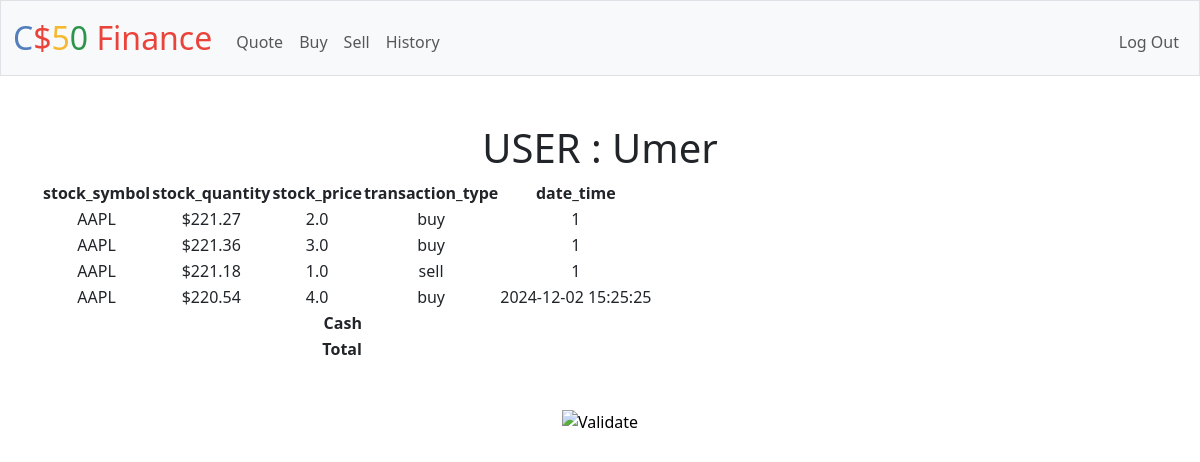
Screenshot of /history (signed in) with the database file from the repository.
### tables this page shows
CREATE TABLE users (id INTEGER PRIMARY KEY AUTOINCREMENT NOT NULL, username TEXT NOT NULL, hash TEXT NOT NULL, cash NUMERIC NOT NULL DEFAULT 10000.00);

CREATE TABLE orders ( user_id TEXT, stock_symbol TEXT, stock_price REAL, stock_quantity REAL, transaction_type TEXT, date_time TEXT );

### app.py (the view)
@app.route("/history")
@login_required
def history():
    Username = (db.execute("SELECT username FROM users WHERE id = ?", session["user_id"]))
    Username = Username[0]['username']
    transactions = (db.execute(
        "SELECT stock_symbol, stock_price, stock_quantity, transaction_type, date_time FROM orders WHERE user_id = ?", session["user_id"]))
    return render_template("history.html", Username=Username, transactions=transactions)

### app.py (called while the page is built)
@app.after_request
def after_request(response):
    response.headers["Cache-Control"] = "no-cache, no-store, must-revalidate"
    response.headers["Expires"] = 0
    response.headers["Pragma"] = "no-cache"
    return response

### helpers.py (called while the page is built)
def login_required(f):
    @wraps(f)
    def decorated_function(*args, **kwargs):
        if session.get("user_id") is None:
            return redirect("/login")
        return f(*args, **kwargs)
    return decorated_function

def usd(value):
    return f"${value:,.2f}"

### templates/history.html (shortened to what this page needs)
{% extends "layout.html" %}
{% block main %}
    <h1>
        USER : {{ Username }}
    </h1>
    <table>
        <thead>
            <tr>
                <th> stock_symbol </th>
                <th> stock_quantity </th>
                <th> stock_price </td>
                <th> transaction_type</th>
                <th> date_time </th>
            </tr>
        </thead>
        <tbody>
            {% for row in transactions %}
            <tr>
                <td> {{ row.stock_symbol }} </td>
                <td> {{ row.stock_price | usd }} </td>
                <td> {{ row.stock_quantity }} </td>
                <td> {{ row.transaction_type }} </td>
                <td> {{ row.date_time }} </td>
            </tr>
            {% endfor %}
            <tr>
                <td colspan = '3' align = 'right'><strong>Cash</strong></td>
                <td>   </td>
            </tr>
            <tr>
                <td colspan = '3' align = 'right'>
                    <strong>Total</strong></td>
                    <td>  </td>
            </tr>
        </tbody>
    </table>
{% endblock %}

### templates/layout.html (shortened to what this page needs)
<!DOCTYPE html>
<html lang="en">
    <head>
        <link href="https://cdn.jsdelivr.net/npm/bootstrap@5.3.3/dist/css/bootstrap.min.css" rel="stylesheet">
        <link href="/static/styles.css" rel="stylesheet">
    </head>
    <body>
        <nav class="bg-light border navbar navbar-expand-md navbar-light">
            <div class="container-fluid">
                <a class="navbar-brand" href="/"><span class="blue">C</span><span class="red">$</span><span class="yellow">5</span><span class="green">0</span> <span class="red">Finance</span></a>
                <div class="collapse navbar-collapse" id="navbar">
                    {% if session["user_id"] %}
                        <ul class="navbar-nav me-auto mt-2">
                            <li class="nav-item"><a class="nav-link" href="/quote">Quote</a></li>
                            <li class="nav-item"><a class="nav-link" href="/buy">Buy</a></li>
                            <li class="nav-item"><a class="nav-link" href="/sell">Sell</a></li>
                            <li class="nav-item"><a class="nav-link" href="/history">History</a></li>
                        </ul>
                        <ul class="navbar-nav ms-auto mt-2">
                            <li class="nav-item"><a class="nav-link" href="/logout">Log Out</a></li>
                        </ul>
                    {% else %}
                        <ul class="navbar-nav ms-auto mt-2">
                            <li class="nav-item"><a class="nav-link" href="/register">Register</a></li>
                            <li class="nav-item"><a class="nav-link" href="/login">Log In</a></li>
                        </ul>
                    {% endif %}
                </div>
            </div>
        </nav>
        <main class="container py-5 text-center">
            {% block main %}{% endblock %}
        </main>
        <footer class="mb-5">
            <form action="https://validator.w3.org/check" class="text-center" enctype="multipart/form-data" method="post" target="_blank">
                <input alt="Validate" src="/static/I_heart_validator.png" type="image">
            </form>
        </footer>
    </body>
</html>

### static/styles.css (style rules this page uses)
nav .navbar-brand { font-size: xx-large; }
nav .navbar-brand .blue { color: #537fbe; }
nav .navbar-brand .red { color: #ea433b; }
nav .navbar-brand .yellow { color: #f5b82e; }
nav .navbar-brand .green { color: #2e944b; }

### rows the page displays
users: username "Umer"
orders: stock_symbol "AAPL", stock_price "$221.27", stock_quantity "2.0", transaction_type "buy", date_time "1"
orders: stock_symbol "AAPL", stock_price "$221.36", stock_quantity "3.0", transaction_type "buy", date_time "1"
orders: stock_symbol "AAPL", stock_price "$221.18", stock_quantity "1.0", transaction_type "sell", date_time "1"
orders: stock_symbol "AAPL", stock_price "$220.54", stock_quantity "4.0", transaction_type "buy", date_time "2024-12-02 15:25:25"
